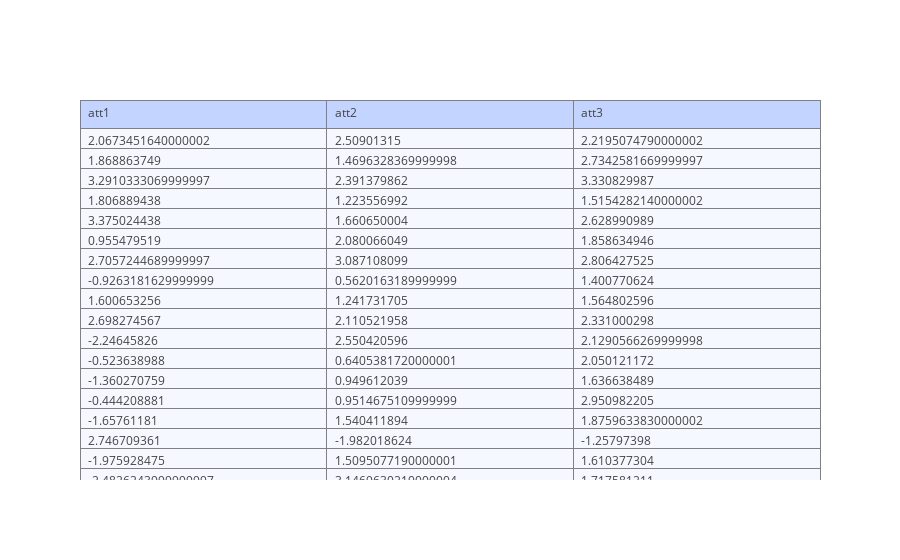

Notebook source saved alongside this figure:
### Code cell
trace = go.Table(
    header=dict(values=dataTest.columns,
                fill = dict(color='#C2D4FF'),
                align = ['left'] * 5),
    cells=dict(values=[dataTest.att1, dataTest.att2, dataTest.att3],
               fill = dict(color='#F5F8FF'),
               align = ['left'] * 5))


data = [trace] 
iplot(data, filename = 'Data Test')

### Figure 1 — Plotly figure (JSON) as saved in the notebook; plotly's stock layout.template omitted (floating-point values rounded to 4 significant figures)
{"data": [{"cells": {"align": ["left", "left", "left", "left", "left"], "fill": {"color": "#F5F8FF"}, "values": [[2.067, 1.869, 3.291, 1.807, 3.375, 0.9555, 2.706, -0.9263, 1.601, 2.698, -2.246, -0.5236, -1.36, -0.4442, -1.658, 2.747, -1.976, -2.483, -1.64, -1.453, 0.2603, 2.222, 1.841, 2.366, 1.315, 1.604, 1.973, 2.216, 1.981, 1.151], [2.509, 1.47, 2.391, 1.224, 1.661, 2.08, 3.087, 0.562, 1.242, 2.111, 2.55, 0.6405, 0.9496, 0.9515, 1.54, -1.982, 1.51, 3.147, 3.529, 0.9572, 1.403, -2.527, -2.825, 1.464, 1.191, -2.779, -0.2389, -1.098, -0.595, 3.356], [2.22, 2.734, 3.331, 1.515, 2.629, 1.859, 2.806, 1.401, 1.565, 2.331, 2.129, 2.05, 1.637, 2.951, 1.876, -1.258, 1.61, 1.718, 3.86, 0.902, -2.26, -1.962, -1.436, 1.497, 1.34, -1.536, -2.443, -1.731, -1.116, 0.9484]]}, "header": {"align": ["left", "left", "left", "left", "left"], "fill": {"color": "#C2D4FF"}, "values": ["att1", "att2", "att3"]}, "type": "table"}], "layout": {}}
